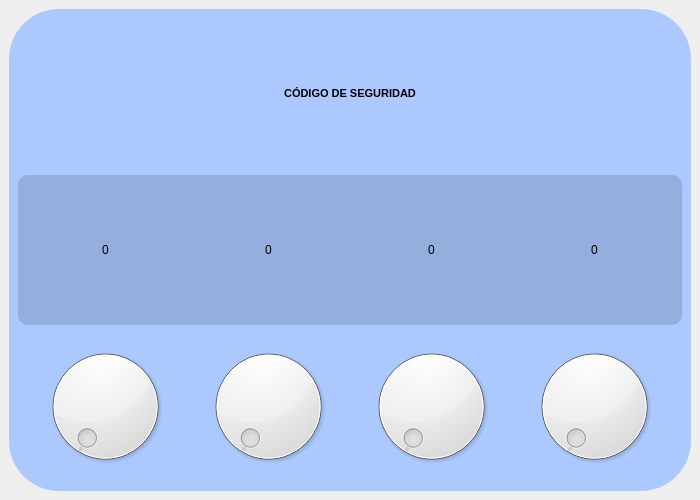
<?xml version="1.0" encoding="UTF-8"?>
<ui version="4.0">
 <class>Seguridad</class>
 <widget class="QMainWindow" name="Seguridad">
  <property name="geometry">
   <rect>
    <x>0</x>
    <y>0</y>
    <width>700</width>
    <height>500</height>
   </rect>
  </property>
  <property name="minimumSize">
   <size>
    <width>265</width>
    <height>178</height>
   </size>
  </property>
  <property name="windowTitle">
   <string>MainWindow</string>
  </property>
  <property name="windowIcon">
   <iconset resource="Logo_seguridad.qrc">
    <normaloff>:/Logo pass/logo_seguridad.png</normaloff>:/Logo pass/logo_seguridad.png</iconset>
  </property>
  <property name="iconSize">
   <size>
    <width>100</width>
    <height>100</height>
   </size>
  </property>
  <widget class="QWidget" name="centralwidget">
   <layout class="QVBoxLayout" name="verticalLayout">
    <item>
     <widget class="QFrame" name="frame">
      <property name="layoutDirection">
       <enum>Qt::LeftToRight</enum>
      </property>
      <property name="styleSheet">
       <string notr="true">QFrame{
	/**background-color: rgb(18, 90, 140);**/
	background-color: rgb(172, 201, 255);
	border-radius:50px;
}
QDial::hover{
	background-color: qradialgradient(spread:reflect, cx:0.5, cy:0.5, radius:0.5, fx:0.5, fy:0.5, stop:0 rgba(114, 113, 119, 255), stop:0.806818 rgba(172, 201, 255, 255));
}</string>
      </property>
      <property name="frameShape">
       <enum>QFrame::StyledPanel</enum>
      </property>
      <property name="frameShadow">
       <enum>QFrame::Raised</enum>
      </property>
      <layout class="QVBoxLayout" name="verticalLayout_2">
       <item>
        <widget class="QLabel" name="label">
         <property name="font">
          <font>
           <weight>75</weight>
           <bold>true</bold>
          </font>
         </property>
         <property name="layoutDirection">
          <enum>Qt::LeftToRight</enum>
         </property>
         <property name="styleSheet">
          <string notr="true">QLabel{background-color:none;}</string>
         </property>
         <property name="text">
          <string>&lt;!DOCTYPE HTML PUBLIC &quot;-//W3C//DTD HTML 4.0//EN&quot; &quot;http://www.w3.org/TR/REC-html40/strict.dtd&quot;&gt;
&lt;html&gt;&lt;head&gt;&lt;meta name=&quot;qrichtext&quot; content=&quot;1&quot; /&gt;&lt;style type=&quot;text/css&quot;&gt;
p, li { white-space: pre-wrap; }
&lt;/style&gt;&lt;/head&gt;&lt;body style=&quot; font-family:'MS Shell Dlg 2'; font-size:8pt; font-weight:8px; font-style:normal;&quot;&gt;
&lt;p style=&quot; margin-top:0px; margin-bottom:0px; margin-left:0px; margin-right:0px; -qt-block-indent:0; text-indent:0px;&quot;&gt;CÓDIGO DE SEGURIDAD&lt;/p&gt;&lt;/body&gt;&lt;/html&gt;</string>
         </property>
         <property name="alignment">
          <set>Qt::AlignCenter</set>
         </property>
        </widget>
       </item>
       <item>
        <widget class="QFrame" name="frame_2">
         <property name="styleSheet">
          <string notr="true">QFrame{
	background-color: rgb(149, 174, 221);
border-radius:10px;}
QLabel{
	
	font: 75 16pt &quot;Segoe UI&quot;;
}</string>
         </property>
         <property name="frameShape">
          <enum>QFrame::StyledPanel</enum>
         </property>
         <property name="frameShadow">
          <enum>QFrame::Raised</enum>
         </property>
         <layout class="QHBoxLayout" name="horizontalLayout">
          <item>
           <widget class="QLabel" name="lb_d1">
            <property name="text">
             <string>0</string>
            </property>
            <property name="alignment">
             <set>Qt::AlignCenter</set>
            </property>
           </widget>
          </item>
          <item>
           <widget class="QLabel" name="lb_d2">
            <property name="text">
             <string>0</string>
            </property>
            <property name="alignment">
             <set>Qt::AlignCenter</set>
            </property>
           </widget>
          </item>
          <item>
           <widget class="QLabel" name="lb_d3">
            <property name="text">
             <string>0</string>
            </property>
            <property name="alignment">
             <set>Qt::AlignCenter</set>
            </property>
           </widget>
          </item>
          <item>
           <widget class="QLabel" name="lb_d4">
            <property name="text">
             <string>0</string>
            </property>
            <property name="alignment">
             <set>Qt::AlignCenter</set>
            </property>
           </widget>
          </item>
         </layout>
        </widget>
       </item>
       <item>
        <widget class="QFrame" name="frame_3">
         <property name="styleSheet">
          <string notr="true">background-color: none;
border:none;</string>
         </property>
         <property name="frameShape">
          <enum>QFrame::StyledPanel</enum>
         </property>
         <property name="frameShadow">
          <enum>QFrame::Raised</enum>
         </property>
         <layout class="QHBoxLayout" name="horizontalLayout_2">
          <item>
           <widget class="QDial" name="dial_d1">
            <property name="cursor">
             <cursorShape>PointingHandCursor</cursorShape>
            </property>
            <property name="maximum">
             <number>10</number>
            </property>
           </widget>
          </item>
          <item>
           <widget class="QDial" name="dial_d2">
            <property name="cursor">
             <cursorShape>PointingHandCursor</cursorShape>
            </property>
            <property name="maximum">
             <number>10</number>
            </property>
           </widget>
          </item>
          <item>
           <widget class="QDial" name="dial_d3">
            <property name="cursor">
             <cursorShape>PointingHandCursor</cursorShape>
            </property>
            <property name="maximum">
             <number>10</number>
            </property>
           </widget>
          </item>
          <item>
           <widget class="QDial" name="dial_d4">
            <property name="cursor">
             <cursorShape>PointingHandCursor</cursorShape>
            </property>
            <property name="maximum">
             <number>10</number>
            </property>
           </widget>
          </item>
         </layout>
        </widget>
       </item>
      </layout>
     </widget>
    </item>
   </layout>
  </widget>
 </widget>
 <resources>
  <include location="Logo_seguridad.qrc"/>
 </resources>
 <connections/>
</ui>
